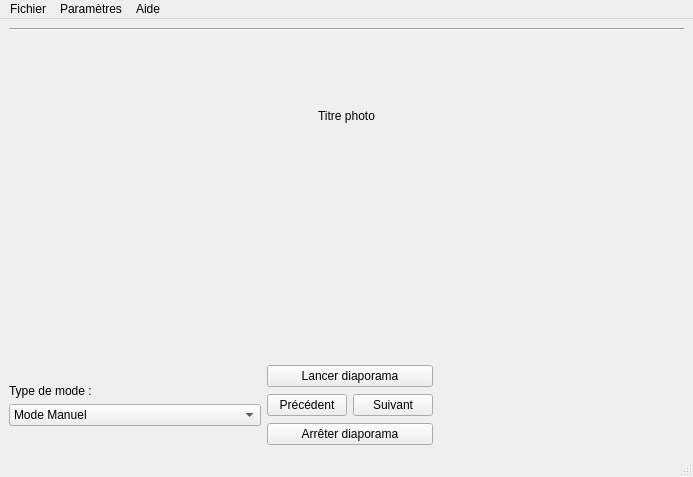
<?xml version="1.0" encoding="UTF-8"?>
<ui version="4.0">
 <class>LecteurVue</class>
 <widget class="QMainWindow" name="LecteurVue">
  <property name="geometry">
   <rect>
    <x>0</x>
    <y>0</y>
    <width>693</width>
    <height>477</height>
   </rect>
  </property>
  <property name="windowTitle">
   <string>LecteurVue</string>
  </property>
  <widget class="QWidget" name="centralwidget">
   <layout class="QVBoxLayout" name="verticalLayout_3">
    <item>
     <layout class="QVBoxLayout" name="verticalLayout">
      <item>
       <widget class="Line" name="line">
        <property name="orientation">
         <enum>Qt::Horizontal</enum>
        </property>
       </widget>
      </item>
      <item>
       <widget class="QLabel" name="lTitre">
        <property name="text">
         <string>Titre photo</string>
        </property>
        <property name="alignment">
         <set>Qt::AlignCenter</set>
        </property>
       </widget>
      </item>
      <item>
       <widget class="QLabel" name="lImage">
        <property name="text">
         <string/>
        </property>
        <property name="pixmap">
         <pixmap resource="ressourcesLecteurVue.qrc">:/v2/cartesDisney/Disney_tapis.png</pixmap>
        </property>
        <property name="alignment">
         <set>Qt::AlignCenter</set>
        </property>
       </widget>
      </item>
      <item>
       <layout class="QHBoxLayout" name="horizontalLayout_2">
        <item>
         <layout class="QVBoxLayout" name="verticalLayout_2">
          <item>
           <spacer name="horizontalSpacer">
            <property name="orientation">
             <enum>Qt::Horizontal</enum>
            </property>
            <property name="sizeType">
             <enum>QSizePolicy::MinimumExpanding</enum>
            </property>
            <property name="sizeHint" stdset="0">
             <size>
              <width>40</width>
              <height>20</height>
             </size>
            </property>
           </spacer>
          </item>
          <item>
           <widget class="QLabel" name="label">
            <property name="text">
             <string>Type de mode :</string>
            </property>
           </widget>
          </item>
          <item>
           <widget class="QComboBox" name="CBMode">
            <item>
             <property name="text">
              <string>Mode Manuel</string>
             </property>
            </item>
           </widget>
          </item>
          <item>
           <spacer name="horizontalSpacer_3">
            <property name="orientation">
             <enum>Qt::Horizontal</enum>
            </property>
            <property name="sizeType">
             <enum>QSizePolicy::MinimumExpanding</enum>
            </property>
            <property name="sizeHint" stdset="0">
             <size>
              <width>40</width>
              <height>20</height>
             </size>
            </property>
           </spacer>
          </item>
         </layout>
        </item>
        <item>
         <layout class="QGridLayout" name="gridLayout">
          <item row="2" column="0">
           <widget class="QPushButton" name="bPrecedent">
            <property name="text">
             <string>Précédent</string>
            </property>
           </widget>
          </item>
          <item row="1" column="0" colspan="2">
           <widget class="QPushButton" name="bLancerDiapo">
            <property name="text">
             <string>Lancer diaporama</string>
            </property>
            <property name="checkable">
             <bool>false</bool>
            </property>
            <property name="autoDefault">
             <bool>false</bool>
            </property>
           </widget>
          </item>
          <item row="2" column="1">
           <widget class="QPushButton" name="bSuivant">
            <property name="text">
             <string>Suivant</string>
            </property>
           </widget>
          </item>
          <item row="3" column="0" colspan="2">
           <widget class="QPushButton" name="bArreterDiapo">
            <property name="text">
             <string>Arrêter diaporama</string>
            </property>
           </widget>
          </item>
         </layout>
        </item>
        <item>
         <spacer name="horizontalSpacer_2">
          <property name="orientation">
           <enum>Qt::Horizontal</enum>
          </property>
          <property name="sizeType">
           <enum>QSizePolicy::MinimumExpanding</enum>
          </property>
          <property name="sizeHint" stdset="0">
           <size>
            <width>40</width>
            <height>20</height>
           </size>
          </property>
         </spacer>
        </item>
       </layout>
      </item>
     </layout>
    </item>
   </layout>
  </widget>
  <widget class="QMenuBar" name="menubar">
   <property name="geometry">
    <rect>
     <x>0</x>
     <y>0</y>
     <width>693</width>
     <height>22</height>
    </rect>
   </property>
   <widget class="QMenu" name="menuParam_tres">
    <property name="title">
     <string>Paramètres</string>
    </property>
    <addaction name="actionCharger_diaporama"/>
    <addaction name="actionVitesse"/>
    <addaction name="actionEnlever_diaporama"/>
   </widget>
   <widget class="QMenu" name="menuFichier">
    <property name="title">
     <string>Fichier</string>
    </property>
    <addaction name="actionQuitter"/>
   </widget>
   <widget class="QMenu" name="menuAide">
    <property name="title">
     <string>Aide</string>
    </property>
    <addaction name="actionAide"/>
   </widget>
   <addaction name="menuFichier"/>
   <addaction name="menuParam_tres"/>
   <addaction name="menuAide"/>
  </widget>
  <widget class="QStatusBar" name="statusbar"/>
  <action name="actionVitesse">
   <property name="text">
    <string>Vitesse de défilement</string>
   </property>
  </action>
  <action name="actionEnlever_diaporama">
   <property name="text">
    <string>Enlever diaporama</string>
   </property>
  </action>
  <action name="actionCharger_diaporama">
   <property name="text">
    <string>Charger diaporama</string>
   </property>
  </action>
  <action name="actionAide">
   <property name="text">
    <string>À propos de...</string>
   </property>
  </action>
  <action name="actionQuitter">
   <property name="text">
    <string>Quitter</string>
   </property>
  </action>
 </widget>
 <resources>
  <include location="ressourcesLecteurVue.qrc"/>
 </resources>
 <connections>
  <connection>
   <sender>actionQuitter</sender>
   <signal>triggered()</signal>
   <receiver>LecteurVue</receiver>
   <slot>close()</slot>
   <hints>
    <hint type="sourcelabel">
     <x>-1</x>
     <y>-1</y>
    </hint>
    <hint type="destinationlabel">
     <x>346</x>
     <y>238</y>
    </hint>
   </hints>
  </connection>
 </connections>
</ui>
